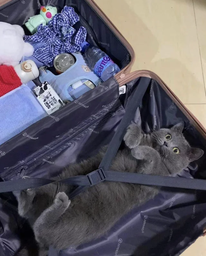
#> input picture An4/Sem1/ProcSemn/lab/tema1/pisica.png, 206 x 256 px, shrunk from 640 x 794 before the run
$ jupyter execute rezolvare.ipynb
#> lines starting #> are read from the running program, lines starting #| are printed output that depends on the picture
#> further down, pisica is the input picture: shape (256, 206, 3); mean R, G, B 95.5, 92.6, 103.9
[cell 1]
import numpy as np
import matplotlib.pyplot as plt
from scipy.fft import dctn, idctn
import imageio.v3 as iio
import cv2
from mpl_toolkits.axes_grid1 import ImageGrid
import math

# sources:
# T.871
# T.81
# https://www.youtube.com/watch?v=XhXWs7hStOw&list=PLGe7QU_YSVXczbFFlorJd9p8BNoi-HDv6&index=7
# jfif encoding for jpeg

[cell 2]
Q_LUM = [
    [16, 11, 10, 16, 24, 40, 51, 61],
    [12, 12, 14, 19, 26, 28, 60, 55],
    [14, 13, 16, 24, 40, 57, 69, 56],
    [14, 17, 22, 29, 51, 87, 80, 62],
    [18, 22, 37, 56, 68, 109, 103, 77],
    [24, 35, 55, 64, 81, 104, 113, 92],
    [49, 64, 78, 87, 103, 121, 120, 101],
    [72, 92, 95, 98, 112, 100, 103, 99],
]

Q_CHROM = [
    [17, 18, 24, 47, 99, 99, 99, 99],
    [18, 21, 26, 66, 99, 99, 99, 99],
    [24, 26, 56, 99, 99, 99, 99, 99],
    [47, 66, 99, 99, 99, 99, 99, 99],
    [99, 99, 99, 99, 99, 99, 99, 99],
    [99, 99, 99, 99, 99, 99, 99, 99],
    [99, 99, 99, 99, 99, 99, 99, 99],
    [99, 99, 99, 99, 99, 99, 99, 99],
]

# default typical tables according to K.3.1 and K.3.2
HUFFMAN_DEFAULT_TABLES = {
    "dc_lum": {
        0: "00",
        1: "010",
        2: "011",
        3: "100",
        4: "101",
        5: "110",
        6: "1110",
        7: "11110",
        8: "111110",
        9: "1111110",
        10: "11111110",
        11: "111111110",
    },
    "dc_chrom": {
        0: "00",
        1: "01",
        2: "10",
        3: "110",
        4: "1110",
        5: "11110",
        6: "111110",
        7: "1111110",
        8: "11111110",
        9: "111111110",
        10: "1111111110",
        11: "11111111110",
    },
}
# TODO make encoder make custom huffman tables according to K.2

[cell 3]
def zigzag_traverse(matrix):
    rows, cols = matrix.shape[:2]
    result = []
    row, col = 0, 0
    goingDown = False

    while not is_out_of_bounds(row, col, rows, cols):
        result.append(matrix[row][col])
        if goingDown:
            if col == 0:
                row += 1
                goingDown = False
            elif row == rows - 1:
                col += 1
                goingDown = False
            else:
                row += 1
                col -= 1
        else:
            if col == cols - 1:
                row += 1
                goingDown = True
            elif row == 0:
                col += 1
                goingDown = True
            else:
                row -= 1
                col += 1
    return np.array(result)


def is_out_of_bounds(row, col, rows, cols):
    return row < 0 or row >= rows or col < 0 or col >= cols


def pad(array, size):
    new_shape = (size, size)
    pad_width = [(0, max(0, new_shape[i] - array.shape[i])) for i in range(2)]
    padded_array = np.pad(array, pad_width=pad_width, mode="edge")
    result_array = np.concatenate(
        [padded_array] * (new_shape[0] // padded_array.shape[0]), axis=0
    )
    result_array = result_array[: new_shape[0], : new_shape[1]]
    return result_array


def rle(array):
    result = []
    zeros_count = 0
    for elem in array:
        elem = int(elem)
        if elem == 0:
            if zeros_count == 15:
                # ZRL zero run length
                # bin_rep = (f"{15:04b}{0:04b}", f"{0:08b}")
                result.append(((15, 0), 0))
                zeros_count = 0
            else:
                zeros_count += 1
        else:
            # symbol_1 = f"{zeros_count:04b}{elem.bit_length():04b}"
            # symbol_2 = f"{elem:08b}"
            result.append(((zeros_count, elem.bit_length()), elem))
            zeros_count = 0
    while result and result[-1] == ((15, 0), 0):
        result.pop()

    # EOB end of block
    result.append(((0, 0), 0))
    return result


def entropy_coding(YCbCr_image, block_size):
    layer_num = YCbCr_image.shape[2] if len(YCbCr_image.shape) == 3 else 1
    im_h, im_w = YCbCr_image.shape[:2]
    bl_h, bl_w = block_size, block_size
    blocks = [[], [], []]
    intermediary_img = np.zeros((im_h, im_w, layer_num), dtype=np.int32)
    for layer in range(layer_num):
        prev_dc = 0
        for row in range(0, im_h, bl_h):
            for col in range(0, im_w, bl_w):
                # block splitting
                block = YCbCr_image[row : row + bl_h, col : col + bl_w, layer]
                block = pad(block, bl_h)

                # dct
                block -= 128
                dct = dctn(block, norm="ortho")

                # quantization
                if layer == 0:
                    Q = Q_LUM
                else:
                    Q = Q_CHROM

                block = np.round(dct / Q).astype(np.int32)
                intermediary_img[row : row + bl_h, col : col + bl_w, layer] = block[
                    : im_h - row, : im_w - col
                ]

                # coefficient pattern sequential (single block at a time)
                zigzag = zigzag_traverse(block)
                dc_component, zigzag = zigzag[0], zigzag[1:]

                # DPCM
                dc_component -= prev_dc
                prev_dc = dc_component
                dc_component = (int(dc_component).bit_length(), dc_component)

                # rle ac components
                rle_ac = rle(zigzag)

                block = (dc_component, rle_ac)
                blocks[layer].append(block)

    return blocks, intermediary_img


def RGB_to_YCbCr(RGB_img, plot=False):
#> called with plot = True
    R = RGB_img[:, :, 0]
    G = RGB_img[:, :, 1]
    B = RGB_img[:, :, 2]
    # A = RGB_img[:, :, 3]
    Y = np.clip(np.round(0.299 * R + 0.587 * G + 0.114 * B), 0, 255)
    Cb = np.clip(np.round((-0.299 * R - 0.587 * G + 0.886 * B) / 1.772 + 128), 0, 255)
    Cr = np.clip(np.round((0.701 * R - 0.587 * G - 0.114 * B) / 1.402 + 128), 0, 255)

    YCbCr_img = np.dstack((Y, Cb, Cr)).astype(np.uint8)
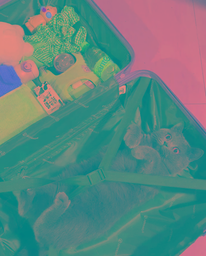
#> YCbCr_img: shape (256, 206, 3); mean of channels 0, 1, 2 94.8, 133.1, 128.5; drawn as R, G, B
    if plot:
        fig = plt.figure(figsize=(16, 8), layout=None)
        gs = fig.add_gridspec(nrows=2, ncols=8)
        ax_left = fig.add_subplot(gs[0, 0:4])
        ax_right = fig.add_subplot(gs[0, 4:8])
        ax_left_mini1 = fig.add_subplot(gs[1, 0])
        ax_left_mini2 = fig.add_subplot(gs[1, 1])
        ax_left_mini3 = fig.add_subplot(gs[1, 2])
        # ax_left_mini4 = fig.add_subplot(gs[1, 3])

        ax_left.imshow(RGB_img)
        ax_left.set_title("RGB")
        ax_right.imshow(YCbCr_img)
        ax_right.set_title("YCbCr")

        ax_left_mini1.imshow(R, cmap="Reds")
        ax_left_mini1.set_title("Red")
        ax_left_mini2.imshow(G, cmap="Greens")
        ax_left_mini2.set_title("Green")
        ax_left_mini3.imshow(B, cmap="Blues")
        ax_left_mini3.set_title("Blue")
        # ax_left_mini4.imshow(A, cmap="Greys")
        # ax_left_mini4.set_title("Alpha")

        for ax in fig.axes:
            ax.axis("off")

        plt.show()

    return YCbCr_img


def YCbCr_to_RGB(YCbCr_img):
    Y = YCbCr_img[:, :, 0]
    Cb = YCbCr_img[:, :, 1]
    Cr = YCbCr_img[:, :, 2]

    R = np.clip(np.round(Y + 1.402 * (Cr - 128)), 0, 255)
    G = np.clip(
        np.round(Y - (0.114 * 1.772 * (Cb - 128) + 0.299 * 1.402 * (Cr - 128))), 0, 255
    )
    B = np.clip(np.round(Y + 1.772 * (Cb - 128)), 0, 255)

    RGB_img = np.dstack((R, G, B)).astype(np.uint8)
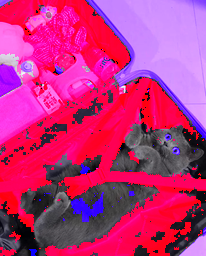
#> RGB_img: shape (256, 206, 3); mean of channels 0, 1, 2 189.7, 47.6, 126; drawn as R, G, B
    return RGB_img


def huffman_encoding(blocks):
    pass

[cell 4]
# 4:4:4 no downsampling
def compress(RGB_img, block_size):
    YCbCr = RGB_to_YCbCr(RGB_img)
    entropy_encoded, intermediary_img = entropy_coding(YCbCr, block_size)
#> after the loop in entropy_coding, `for layer in range(layer_num):`:
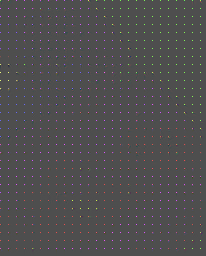
#> intermediary_img: shape (256, 206, 3) int32; mean of channels 0, 1, 2 1.2, 0.4, 1; drawn with min black and max white
    huffman_encoded = huffman_encoding(entropy_encoded)
    return entropy_encoded, intermediary_img

[cell 5]
pisica = iio.imread("pisica.png")
YCbCr_pisica = RGB_to_YCbCr(pisica, plot=True)


test = YCbCr_to_RGB(YCbCr_pisica)
plt.imshow(test)
plt.show()

[cell 6]
def decompress(compressed_img, block_size):
#> called with block_size = 8
    layer_num = compressed_img.shape[2] if len(compressed_img.shape) == 3 else 1
    im_h, im_w = compressed_img.shape[:2]
    bl_h, bl_w = block_size, block_size
    intermediary_img = np.zeros((im_h, im_w, layer_num), dtype=np.int32)
    for layer in range(layer_num):
        for row in range(0, im_h, bl_h):
            for col in range(0, im_w, bl_w):
                # block splitting
                block = compressed_img[row : row + bl_h, col : col + bl_w, layer]
                block = pad(block, bl_h)

                if layer == 0:
                    Q = Q_LUM
                else:
                    Q = Q_CHROM

                # dequantization
                block = np.multiply(block, Q)

                # idctn
                block = idctn(block, norm="ortho").astype(np.int32)

                # dct
                block += 128
                block = np.clip(block, 0, 255)
                intermediary_img[row : row + bl_h, col : col + bl_w, layer] = block[
                    : im_h - row, : im_w - col
                ]
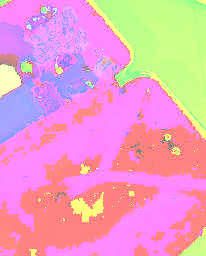
#> intermediary_img: shape (256, 206, 3) int32; mean of channels 0, 1, 2 235.7, 161.5, 197.7; drawn as R, G, B
    return intermediary_img

[cell 7]
# layer -> block -> ((SIZE, value), (RUNLENGTH, SIZE, value))

encoded, compressed = compress(pisica, 8)

decompressed = decompress(compressed, 8)
decompressed = YCbCr_to_RGB(decompressed)
#> in YCbCr_to_RGB (call 2), `Cb = YCbCr_img[:, :, 1]`:
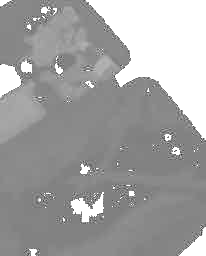
#> Cb: shape (256, 206) int32; min 38, max 255, mean 161.5
#> in YCbCr_to_RGB (call 2), `Cr = YCbCr_img[:, :, 2]`:
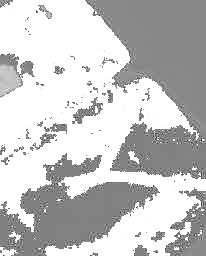
#> Cr: shape (256, 206) int32; min 27, max 255, mean 197.7
#> in YCbCr_to_RGB (call 2), `G = np.clip( np.round(Y - (0.114 * 1.772 * (Cb - 128) + 0.299 * 1.402 ..`:
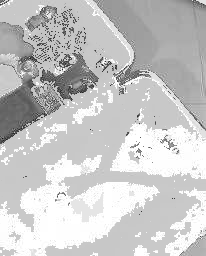
#> G: shape (256, 206) float64; min 14, max 255, mean 199.2
#> in YCbCr_to_RGB (call 2), `B = np.clip(np.round(Y + 1.772 * (Cb - 128)), 0, 255)`:
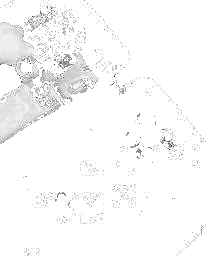
#> B: shape (256, 206) float64; min 0, max 255, mean 248.7
#> in YCbCr_to_RGB (call 2), `RGB_img = np.dstack((R, G, B)).astype(np.uint8)`:
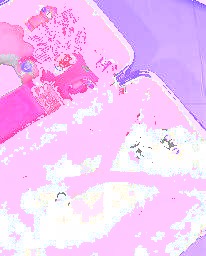
#> RGB_img: shape (256, 206, 3); mean of channels 0, 1, 2 244.3, 199.2, 248.7; drawn as R, G, B
plt.imshow(decompressed)
plt.show()

[cell 8]
org = np.array(
    [
        [52, 55, 61, 66, 70, 61, 64, 73],
        [63, 59, 55, 90, 109, 85, 69, 72],
        [62, 59, 68, 113, 144, 104, 66, 73],
        [63, 58, 71, 122, 154, 106, 70, 69],
        [67, 61, 68, 104, 126, 88, 68, 70],
        [79, 65, 60, 70, 77, 68, 58, 75],
        [85, 71, 64, 59, 55, 61, 65, 83],
        [87, 79, 69, 68, 65, 76, 78, 94],
    ]
)

cmprs = np.array(
    [
        [-26, -3, -6, 2, 2, -1, 0, 0],
        [0, -2, -4, 1, 1, 0, 0, 0],
        [-3, 1, 5, -1, -1, 0, 0, 0],
        [1, 0, 0, 0, 0, 0, 0, 0],
        [0, 0, 0, 0, 0, 0, 0, 0],
        [0, 0, 0, 0, 0, 0, 0, 0],
        [0, 0, 0, 0, 0, 0, 0, 0],
        [0, 0, 0, 0, 0, 0, 0, 0],
    ],
    dtype=np.int32,
)

a = np.multiply(cmprs, Q_LUM)

a = idctn(a, norm="ortho").astype(np.int32) + 128
org - a

[cell 9]
import cv2 as cv

b = YCbCr_pisica
b[:, :, 1], b[:, :, 2] = b[:, :, 2], b[:, :, 1]
b = cv.cvtColor(b, cv.COLOR_YCrCb2RGB)
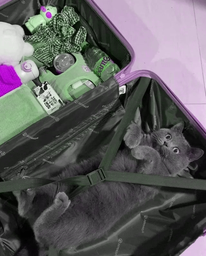
#> b: shape (256, 206, 3); mean R, G, B 95.6, 94.2, 95.7
plt.imshow(b)
plt.show()
